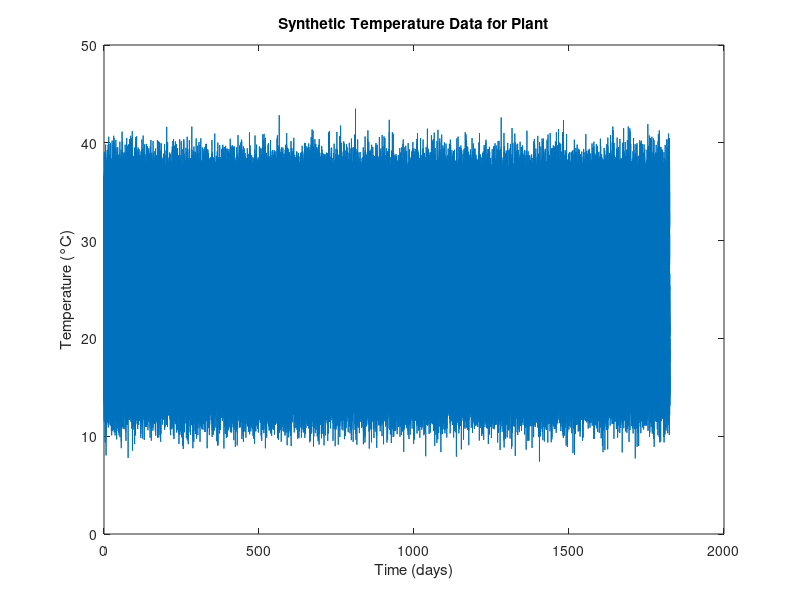

Here is the MATLAB script that generated this plot: (Note: this script raises an error after producing the figure.)
%% Set the parameters
num_days = 365*5;              % Number of days to simulate (1 year)
samples_per_day = 144;       % Number of samples per day (1 sample every 10 minutes)
total_samples = num_days * samples_per_day;

% Diurnal (daily) temperature variation
daily_temperature_range = 10;  % Change this to set the daily temperature range

% Seasonal temperature variation
seasonal_temperature_range = 5; % Change this to set the seasonal temperature range

% Create a time vector (1 sample every 10 minutes)
time_vector = linspace(0, num_days, total_samples);

% Initialize the temperature vector
temperature_data = zeros(1, total_samples);

%%Generate synthetic temperature data
for i = 1:total_samples
    day_of_year = mod(time_vector(i), num_days) + 1;  % Day of the year (1 to 365)
    time_of_day = mod(time_vector(i) * 24, 24);        % Time of day (0 to 24 hours)
    
    % Simulate diurnal temperature variation
    daily_variation = daily_temperature_range * sin(2 * pi * time_of_day / 24);
    
    % Simulate seasonal temperature variation
    seasonal_variation = seasonal_temperature_range * sin(0.001*2 * pi * day_of_year / num_days);
    
    temperature_data(i) = 25 + daily_variation + seasonal_variation + randn * 2; % 25°C base, random noise
    
end

% Plot the synthetic data
plot(time_vector, temperature_data);
xlabel('Time (days)');
ylabel('Temperature (°C)');
title('Synthetic Temperature Data for Plant');

% Save the data to a file
% save('synthetic_temperature_data.mat', 'temperature_data', 'time_vector');

% Load your synthetic temperature data or your real data

%load('synthetic_temperature_data.mat');  % Replace with your data

N=length(temperature_data);

train_set=temperature_data(1:N*0.8); 
test_set=temperature_data(N*0.8+1:end); 

%%.........................................................................
% % Load your synthetic temperature data or your real data
% %load('synthetic_temperature_data.mat');  % Replace with your data
% 
% % Initialize variables to store the best model and corresponding criteria
% best_model = [];
% best_aic = Inf;
% best_bic = Inf;
% 
% % Set maximum orders for the search
% max_p = 3; % Maximum nonseasonal autoregressive order
% max_d = 1; % Maximum differencing order
% max_q = 3; % Maximum nonseasonal moving average order
% max_P = 2; % Maximum seasonal autoregressive order
% max_D = 1; % Maximum seasonal differencing order
% max_Q = 2; % Maximum seasonal moving average order
% s = samples_per_day; % Seasonal period (samples per day)
% 
% % Iterate through different model orders and fit SARIMA models
% for p = 0:max_p
%     for d = 0:max_d
%         for q = 0:max_q
%             for P = 0:max_P
%                 for D = 0:max_D
%                     for Q = 0:max_Q
%                         try
%                             % Create and fit the SARIMA model
%                             sarima_model = arima('AR', p, 'D', d, 'MA', q, 'Seasonality', s, 'SAR', P, 'SMA', Q);
%                             sarima_model = estimate(sarima_model, train_set');
% 
%                             % Calculate AIC and BIC
%                             aic = aic(sarima_model);
%                             bic = bic(sarima_model);
% 
%                             % Update the best model if the criteria are lower
%                             if aic < best_aic && bic < best_bic
%                                 best_model = sarima_model;
%                                 best_aic = aic;
%                                 best_bic = bic;
%                             end
%                         catch
%                             % Handle model estimation errors
%                             continue;
%                         end
%                     end
%                 end
%             end
%         end
%     end
% end
% 
% % Display the best model orders and criteria
% fprintf('Best Model Orders (p, d, q, P, D, Q): %d, %d, %d, %d, %d, %d\n', best_model.AR, best_model.D, best_model.MA, best_model.SeasonalAR, best_model.SeasonalD, best_model.SeasonalMA);
% 
% fprintf('Best AIC: %f\n', best_aic);
% fprintf('Best BIC: %f\n', best_bic);




%%.........................................................................


%% Define the SARIMA model parameters
p = 0; % Autoregressive order
d = 1; % Differencing order
q = 0; % Moving average order
P = 0; % Seasonal autoregressive order
D = 1; % Seasonal differencing order
Q = 0; % Seasonal moving average order
s = samples_per_day; % Seasonal period (samples per day)

% Create and fit the SARIMA model
sarima_model = arima('AR', p, 'D', d, 'MA', q, 'Seasonality', s, 'SAR', P, 'SMA', Q);

sarima_model = estimate(sarima_model, train_set');

N_validation_test=floor(0.01*length(test_set)); 
% Forecast future values
forecast_horizon = N_validation_test;  % Number of forecasted samples (e.g., one day)
[forecast1, forecast_var] = forecast(sarima_model, forecast_horizon, 'Y0', test_set(1:0.99*length(test_set))');

figure

% Plot the original data and the forecasted data
t_test=time_vector(1:N_validation_test);
figure;
plot(t_test, test_set(0.99*length(test_set)+1:end), 'b', 'LineWidth', 1.5);
hold on;
%forecast_time_vector = linspace(max(t_test), max(t_test) + forecast_horizon / samples_per_day, forecast_horizon);
plot(t_test, forecast1, 'r', 'LineWidth', 1.5);


xlabel('Time (days)');
ylabel('Temperature (°C)');
title('SARIMA Forecasting');
legend('Original Data', 'Forecasted Data');
xlim([0 0.5]); 
ylim([0 50]); 

% Save the SARIMA model for future use
save('forecast.mat','forecast1'); 
save('test.mat','test_set'); 

save('sarima_model.mat', 'sarima_model');